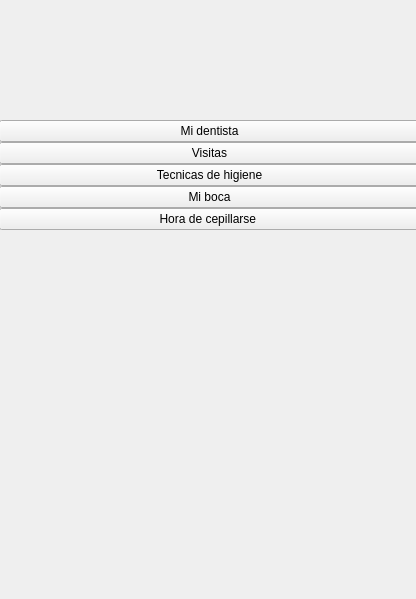
<?xml version="1.0" encoding="UTF-8"?>
<ui version="4.0">
 <class>Ventana</class>
 <widget class="QWidget" name="Ventana">
  <property name="geometry">
   <rect>
    <x>0</x>
    <y>0</y>
    <width>416</width>
    <height>599</height>
   </rect>
  </property>
  <property name="windowTitle">
   <string>Ventana</string>
  </property>
  <widget class="QWidget" name="gridLayoutWidget">
   <property name="geometry">
    <rect>
     <x>-1</x>
     <y>120</y>
     <width>421</width>
     <height>451</height>
    </rect>
   </property>
   <layout class="QGridLayout" name="GRID">
    <property name="sizeConstraint">
     <enum>QLayout::SetMaximumSize</enum>
    </property>
    <property name="spacing">
     <number>0</number>
    </property>
    <item row="0" column="0">
     <widget class="Boton" name="bt1">
      <property name="layoutDirection">
       <enum>Qt::RightToLeft</enum>
      </property>
      <property name="text">
       <string>Mi dentista</string>
      </property>
     </widget>
    </item>
    <item row="2" column="0">
     <widget class="Boton" name="bt3">
      <property name="text">
       <string>Tecnicas de higiene</string>
      </property>
     </widget>
    </item>
    <item row="4" column="0">
     <widget class="Boton" name="bt5">
      <property name="text">
       <string>Hora de cepillarse </string>
      </property>
     </widget>
    </item>
    <item row="3" column="0">
     <widget class="Boton" name="bt4">
      <property name="text">
       <string>Mi boca</string>
      </property>
     </widget>
    </item>
    <item row="1" column="0">
     <widget class="Boton" name="bt2">
      <property name="text">
       <string>Visitas</string>
      </property>
     </widget>
    </item>
   </layout>
  </widget>
 </widget>
 <customwidgets>
  <customwidget>
   <class>Boton</class>
   <extends>QPushButton</extends>
   <header location="global">boton.h</header>
  </customwidget>
 </customwidgets>
 <resources/>
 <connections/>
</ui>
